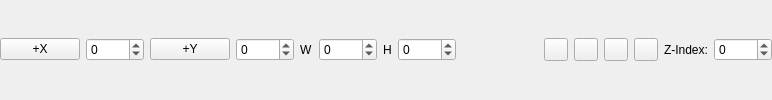
    <widget class="QFrame" name="frame_properties">
     <property name="sizePolicy">
      <sizepolicy hsizetype="MinimumExpanding" vsizetype="Preferred">
       <horstretch>0</horstretch>
       <verstretch>0</verstretch>
      </sizepolicy>
     </property>
     <property name="frameShape">
      <enum>QFrame::NoFrame</enum>
     </property>
     <property name="frameShadow">
      <enum>QFrame::Plain</enum>
     </property>
     <layout class="QGridLayout" name="gridLayout">
      <property name="leftMargin">
       <number>0</number>
      </property>
      <property name="topMargin">
       <number>0</number>
      </property>
      <property name="rightMargin">
       <number>0</number>
      </property>
      <property name="bottomMargin">
       <number>0</number>
      </property>
      <property name="verticalSpacing">
       <number>0</number>
      </property>
      <item row="0" column="4">
       <widget class="QLabel" name="lWidth">
        <property name="text">
         <string>W</string>
        </property>
       </widget>
      </item>
      <item row="0" column="7">
       <widget class="QSpinBox" name="value_h">
        <property name="minimum">
         <number>-1000</number>
        </property>
        <property name="maximum">
         <number>5000</number>
        </property>
       </widget>
      </item>
      <item row="0" column="9">
       <widget class="QToolButton" name="zUp">
        <property name="text">
         <string/>
        </property>
       </widget>
      </item>
      <item row="0" column="10">
       <widget class="QToolButton" name="zDown">
        <property name="text">
         <string/>
        </property>
       </widget>
      </item>
      <item row="0" column="5">
       <widget class="QSpinBox" name="value_w">
        <property name="minimum">
         <number>-1000</number>
        </property>
        <property name="maximum">
         <number>5000</number>
        </property>
       </widget>
      </item>
      <item row="0" column="6">
       <widget class="QLabel" name="label_19">
        <property name="text">
         <string>H</string>
        </property>
       </widget>
      </item>
      <item row="0" column="3">
       <widget class="QSpinBox" name="value_y">
        <property name="minimum">
         <number>-5000</number>
        </property>
        <property name="maximum">
         <number>5000</number>
        </property>
       </widget>
      </item>
      <item row="0" column="1">
       <widget class="QSpinBox" name="value_x">
        <property name="minimum">
         <number>-5000</number>
        </property>
        <property name="maximum">
         <number>5000</number>
        </property>
       </widget>
      </item>
      <item row="0" column="12">
       <widget class="QToolButton" name="zBottom">
        <property name="text">
         <string/>
        </property>
       </widget>
      </item>
      <item row="0" column="11">
       <widget class="QToolButton" name="zTop">
        <property name="text">
         <string/>
        </property>
       </widget>
      </item>
      <item row="0" column="8">
       <spacer name="horizontalSpacer_3">
        <property name="orientation">
         <enum>Qt::Horizontal</enum>
        </property>
        <property name="sizeHint" stdset="0">
         <size>
          <width>82</width>
          <height>20</height>
         </size>
        </property>
       </spacer>
      </item>
      <item row="0" column="0">
       <widget class="QPushButton" name="origin_x_left">
        <property name="text">
         <string>+X</string>
        </property>
        <property name="checkable">
         <bool>true</bool>
        </property>
        <property name="checked">
         <bool>false</bool>
        </property>
       </widget>
      </item>
      <item row="0" column="14">
       <widget class="QSpinBox" name="zValue">
        <property name="minimum">
         <number>-5000</number>
        </property>
        <property name="maximum">
         <number>5000</number>
        </property>
       </widget>
      </item>
      <item row="0" column="13">
       <widget class="QLabel" name="label_12">
        <property name="text">
         <string>Z-Index:</string>
        </property>
       </widget>
      </item>
      <item row="0" column="2">
       <widget class="QPushButton" name="origin_y_top">
        <property name="text">
         <string>+Y</string>
        </property>
        <property name="checkable">
         <bool>true</bool>
        </property>
        <property name="checked">
         <bool>false</bool>
        </property>
       </widget>
      </item>
     </layout>
    </widget>
